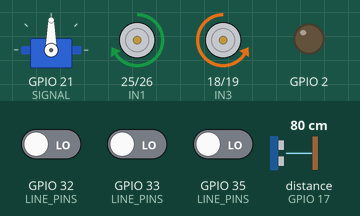
This sketch was run on a simulated ESP32. Parts: servo, motor-driver pin pairs drawn as motors (green arrow = first pin HIGH = forward, orange = second pin HIGH = backward, longer = more drive, scaled by the enable pin), output pins drawn as LEDs (lit = HIGH). Wiring (inferred from the names in the program): ultrasonic range finder: trigger GPIO 16; echo GPIO 17. Inputs (shaded band) come from the test bench; at power-on: distance to the obstacle (sensor on GPIO 17) 80 cm, GPIO 32 (LINE_PINS) LOW, GPIO 33 (LINE_PINS) LOW, GPIO 35 (LINE_PINS) LOW. The echo pulse lasts 58.3 µs per cm; pins used as bus, display or sensor lines are not drawn.

Above: at 1.5 s.
1.6 s: distance to the obstacle (sensor on GPIO 17) set to 23 cm
3.1 s: distance to the obstacle (sensor on GPIO 17) set to 19 cm
At 3.7 s:
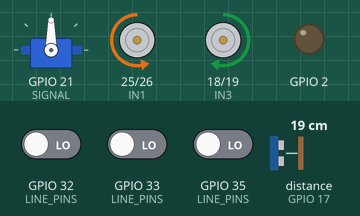
At 4.6 s:
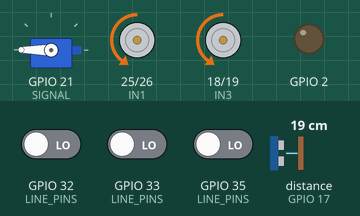
5.8 s: distance to the obstacle (sensor on GPIO 17) set to 2 cm
At 6.67 s:
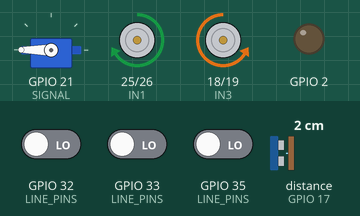
8.3 s: GPIO 32 (LINE_PINS) driven HIGH
At 9.3 s:
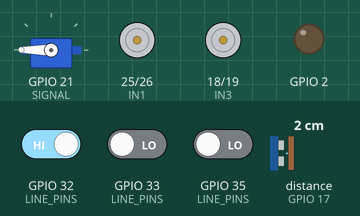
11.3 s: GPIO 33 (LINE_PINS) driven HIGH
14.3 s: GPIO 35 (LINE_PINS) driven HIGH
Timing chart, 0 to 18.3 s (numbered marks = the images above; inputs shaded):
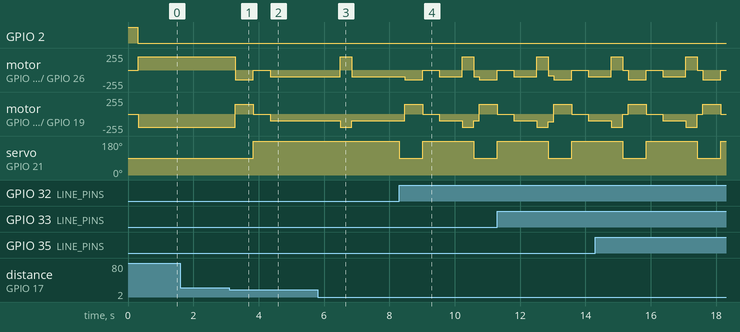

The sketch:

main.ino
```cpp
#include "config.h"
#include "Obstacle.h"
float error_header() {
    const int weight[3] = {-1, 0, 1};
    int sum_weight = 0;
    float error;
    count = 0;
    for (int i = 0; i < 3; i++) {
        if (lineState[i] == 1) {
            sum_weight += weight[i];
            count++;
        }
    }

    if (count == 0) {
        return 0;
    }

    error = (float)sum_weight / count;
    return error;
}
int PID() {
  static float error_prev = 0;
  static float integral = 0;
  static unsigned long t_prev = micros();

  unsigned long now = micros();
  float dt = (now - t_prev) / 1e6f;
  t_prev = now;
  if (dt < 0.001f) dt = 0.001f;   // tránh chia cho 0
  if (dt > 0.05f)  dt = 0.05f;    // sau khi mất line/né vật, tránh dt quá lớn

  float error = error_header();
  integral += error * dt;
  float derivative = (error - error_prev) / dt;

  int output = Kp * error + Ki * integral + Kd * derivative;
  error_prev = error;
  return output;
}
void Control_wheels(void) {
    float error = error_header();
    if (count==3) {
        ledcWrite(ENA, 0);
        ledcWrite(ENB, 0);
        return;
    }
    if (count == 0) {            // mất line: quay về phía lệch cuối
    if (lastError > 0) { Turn_right(); }
    else               { Turn_left(); }
    return;
    }
    lastError = error;

    digitalWrite(IN1, LOW);
    digitalWrite(IN2, HIGH);
    digitalWrite(IN3, LOW);
    digitalWrite(IN4, HIGH);
    int output = PID();
    int left_PWM  = constrain(base_speed + output, 0, 255);
    int right_PWM = constrain(base_speed - output, 0, 255);
    ledcWrite(ENA, left_PWM);
    ledcWrite(ENB, right_PWM);
    }
void setup() {
    pinMode(2, OUTPUT);
    digitalWrite(2, HIGH); delay(300); digitalWrite(2, LOW);
    initGPIO();
    ESP32PWM::allocateTimer(2);
    ESP32PWM::allocateTimer(3);
    initServo();
    initUltrasonic();
}

void loop() {
  readLineSensors();
  obstacle();
  if (state == follow_line) Control_wheels();
  delay(5);
}
```

Obstacle.h
```cpp
#ifndef OBSTACLE_H
#define OBSTACLE_H

#include <Arduino.h>
#include "config.h"
#include <ESP32Servo.h>
Servo Servo;
const uint8_t head_default = 90;
const uint8_t look_left = 180;
const uint8_t look_right = 0;
const float distance_danger = 20;
unsigned long t = 0;
//const unsigned uint8_t t_forward = 2000;
//const unsigned uint8_t t_bonus = 1000;
enum State{follow_line, turn_right, Next, turn_left};
State state = follow_line;
//ham phu
inline void readLineSensors() {
  for (int i = 0; i < 3; i++) {
    int sum = 0;
    for (int k = 0; k < 7; k++) sum += digitalRead(LINE_PINS[i]);
    if (sum >= 5) lineState[i] = 1;       // 5 lần đều thấy line
    else if (sum == 0) lineState[i] = 0;  // 5 lần đều không thấy
  }
}
inline void initServo(){
  Servo.setPeriodHertz(50);
  Servo.attach(SIGNAL, 500, 2400);
  Servo.write(head_default);
  delay(10);
}
inline void initUltrasonic() {
  pinMode(TRIG , OUTPUT);
  pinMode(ECHO , INPUT);
  digitalWrite(TRIG , LOW);
}
inline float readDistance() {
    digitalWrite(TRIG , LOW);
    delayMicroseconds(2);
    digitalWrite(TRIG , HIGH);
    delayMicroseconds(10);
    digitalWrite(TRIG , LOW);
    unsigned long duration = pulseIn(ECHO , HIGH, 15000);
    if (duration == 0) {
        return -1.0f;
    }
    return duration * 0.0343f / 2.0f;
}
inline void Turn_left(){
    ledcWrite(ENA, 200);   ledcWrite(ENB, 200);
    digitalWrite(IN1, HIGH);
    digitalWrite(IN2, LOW);
    digitalWrite(IN3, LOW);
    digitalWrite(IN4, HIGH);
}
inline void Turn_right(){
    ledcWrite(ENA, 150); ledcWrite(ENB, 150);
    digitalWrite(IN1, LOW);
    digitalWrite(IN2, HIGH);
    digitalWrite(IN3, HIGH);
    digitalWrite(IN4, LOW);
}

inline void stopMotors() {
  ledcWrite(ENA, 0);
  ledcWrite(ENB, 0);
}
inline void Go_straight(){
  digitalWrite(IN1, LOW);  digitalWrite(IN2, HIGH);
  digitalWrite(IN3, LOW);  digitalWrite(IN4, HIGH);
  ledcWrite(ENA, base_speed);
  ledcWrite(ENB, base_speed);
}

void obstacle(){
  switch (state){
  case follow_line:
  static unsigned long lastPing = 0;
  if (millis() - lastPing >= 50) {
    lastPing = millis();
    bool danger = true;
    for (int k = 0; k < 5; k++) {
      float d = readDistance();
      if (!(d > 0 && d <= distance_danger)) { danger = false; break; }  // 1 lần không thỏa là bỏ
      delay(30);                                                        // nghỉ giữa 2 lần đo
    }
    if (danger) state = turn_right;
  }
  break;
  case turn_right:
    //while(readDistance()>0){
    //Turn_right();
    //}
    t = millis();
    while (millis()-t <550){
    Turn_right();
    }
    stopMotors();
    Servo.write(look_left);
    delay(500);
    while(readDistance()>=distance_danger){
    Go_straight();
    }
    //while(readDistance()>0 && readDistance()<distance_danger){
    //Turn_right();
    //}
    if(readDistance()<0){
    Go_straight();
    delay(500);
    }
    state = turn_left;
    break;
  case turn_left:
    if(readDistance() < 0 || readDistance()>distance_danger){
    Turn_left();
    delay(360);
    }
    while(readDistance()>13){
    Go_straight();
    }
    t = millis();
    while(millis() - t <=700){
      Go_straight();
    }
    t = millis();
    while(millis() - t <=350){
      Turn_left();
    }
    readLineSensors();
    t = millis();
    uint8_t hits = 0;
    while (millis() - t < 4000) {     // timeout 4 s
      readLineSensors();
      if (lineState[0] || lineState[1] || lineState[2]) hits++;
      else hits = 0;
      if (hits >= 3) break;           // phải thấy line 10 lần liên tiếp
      Go_straight();
      }
    Servo.write(head_default);
      state = follow_line;
    break;
    }
  }
#endif
```

config.h
```cpp
#ifndef CONFIG_H
#define CONFIG_H
#define PWM_FREQ 1000
#define PWM_RES 8

// ===== Cảm biến dò line 3 mắt (analog, ADC1) =====
#define OUT_1 33
#define OUT_2 32
#define OUT_3 35
//#define OUT_4 34
//#define OUT_5 36
int count =0;
float lastError = 0;
uint8_t lineState[3] = {0, 0, 0};
const uint8_t LINE_PINS[3] = {
    OUT_1, OUT_2, OUT_3
};
const int8_t LINE_WEIGHTS[] = {
    -1, 0, 1
};
// ===== Driver L298N =====
#define IN1  25
#define IN2  26
#define ENA  27
#define IN3  18
#define IN4  19
#define ENB  23
// PID
#define Kp 30.0f
#define Ki 0.0f
#define Kd 0.1f

#define base_speed 100

// ===== Cảm biến siêu âm HC-SR04 =====
#define TRIG 16
#define ECHO 17

// ===== Servo =====
#define SIGNAL 21

inline void initGPIO(){
  Serial.begin(115200);
  ledcAttachChannel(ENA, PWM_FREQ, PWM_RES, 0);
  ledcAttachChannel(ENB, PWM_FREQ, PWM_RES, 1);
  //Line
for (int i = 0; i < 3; i++) {
        pinMode(LINE_PINS[i], INPUT);
    }
  //DC left
  pinMode(IN1,OUTPUT);
  pinMode(IN2,OUTPUT);
  ledcAttach(ENA, PWM_FREQ, PWM_RES);
  //DC right
  pinMode(IN3,OUTPUT);
  pinMode(IN4,OUTPUT);
  ledcAttach(ENB, PWM_FREQ, PWM_RES);
  //HC-SR04
  pinMode(TRIG,OUTPUT);
  pinMode(ECHO,INPUT);
  //servo
  pinMode(SIGNAL,OUTPUT);
}
#endif
```

Measured:
- the behaviour switches between 21 and 20 cm on distance to the obstacle (sensor on GPIO 17) (found by bisection; images 0 and 1)
- after the input at 1.6 s, every drawn part: stays the same
- after the input at 3.1 s, motor on GPIO 25 (IN1) / GPIO 26 (IN2): forward 199/255 → backward 149/255 after 0.19 s, → stopped 0.55 s later, → backward 100/255 0.51 s later; motor on GPIO 18 (IN3) / GPIO 19 (IN4): backward 199/255 → forward 149/255 after 0.19 s, → stopped 0.55 s later, → backward 100/255 0.51 s later
- after the input at 5.8 s, motor on GPIO 25 (IN1) / GPIO 26 (IN2): backward 100/255 → forward 199/255 after 0.70 s, → backward 100/255 0.35 s later; motor on GPIO 18 (IN3) / GPIO 19 (IN4): backward 100/255 → backward 199/255 after 0.70 s, → backward 100/255 0.35 s later
